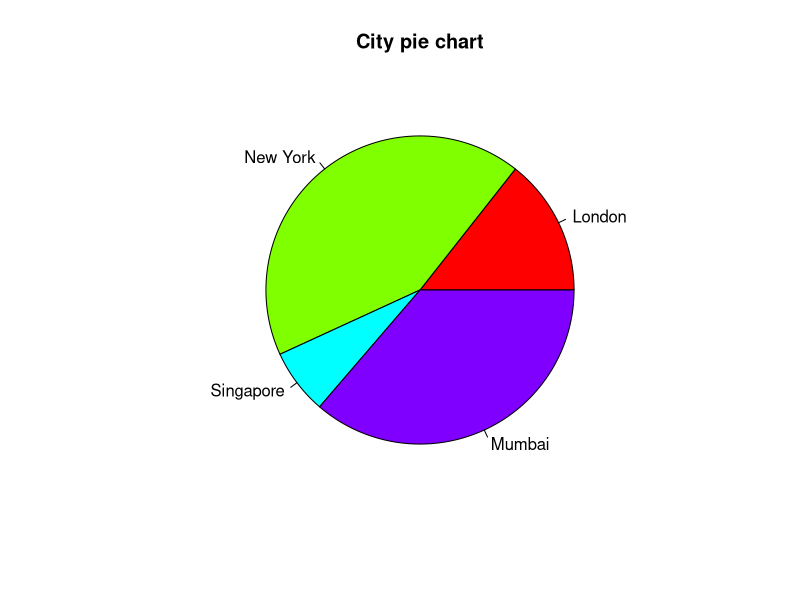
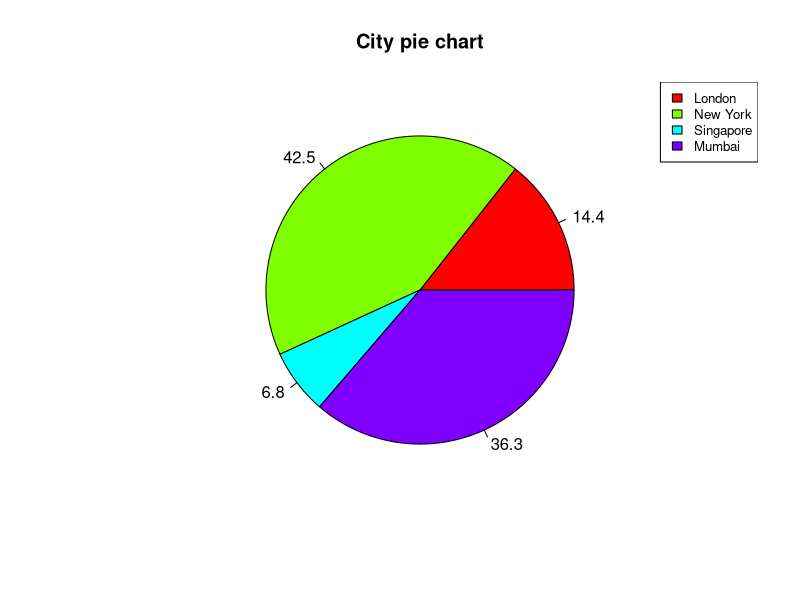
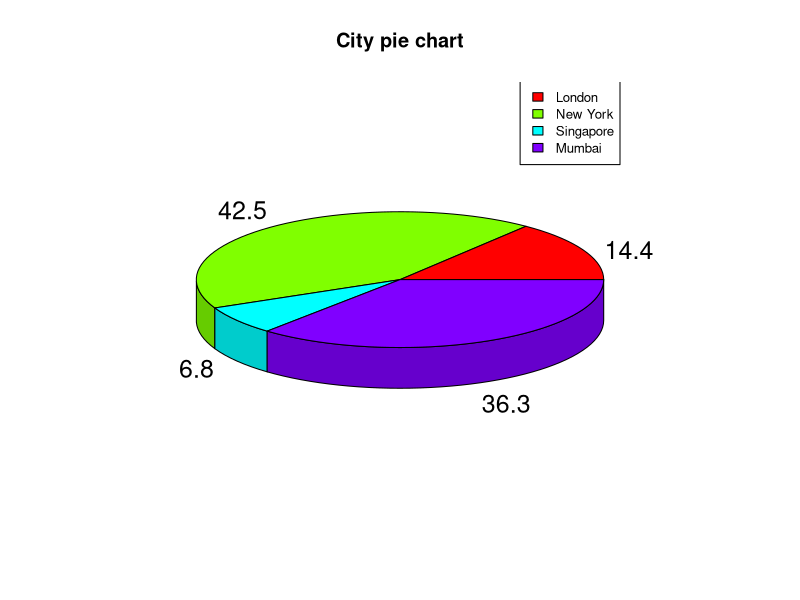

Write R code to recreate these figures, in order.
# Note: R does not allow multiple line comments
# Create data for the graph.
x <- c(21, 62, 10, 53)
labels <- c("London", "New York", "Singapore", "Mumbai")

# Give the chart file a name.
png(file = "/Users/kulkarni/data_science/TutsR/plots/city_title_colours.png")

# Plot the chart with title and rainbow color pallet.
pie(x, labels, main = "City pie chart", col = rainbow(length(x)))

# Save the file.
dev.off()

# Let's try to make the percentages
# Create data for the graph.
x <-  c(21, 62, 10,53)
labels <-  c("London","New York","Singapore","Mumbai")

# you'll need to create percentage of each contribution
piepercent<- round(100*x/sum(x), 1)

# Give the chart file a name.
png(file = "/Users/kulkarni/data_science/TutsR/plots/city_percentage_legends.jpg")

# Plot the chart.
pie(x, labels = piepercent, main = "City pie chart",col = rainbow(length(x)))
legend("topright", c("London","New York","Singapore","Mumbai"), cex = 0.8,
fill = rainbow(length(x)))

# Save the file.
dev.off()

# Let's try to make the chard static 3D

# Get the library.
library(plotrix)

# Create data for the graph.
x <-  c(21, 62, 10,53)
lbl <-  c("London","New York","Singapore","Mumbai")

piepercent<- round(100*x/sum(x), 1)

# Give the chart file a name.
png(file = "/Users/kulkarni/data_science/TutsR/plots/3d_pie_chart.jpg")

# Plot the chart.
# this way looks nice
#pie3D(x,labels = lbl,explode = 0.1, main = "Pie Chart of Countries ")

# we could also create percentages out of it, but it does not look as nice
pie3D(x, labels = piepercent, main = "City pie chart",col = rainbow(length(x)))
legend("topright", c("London","New York","Singapore","Mumbai"), cex = 0.8,
fill = rainbow(length(x)))

# Save the file.
dev.off()
